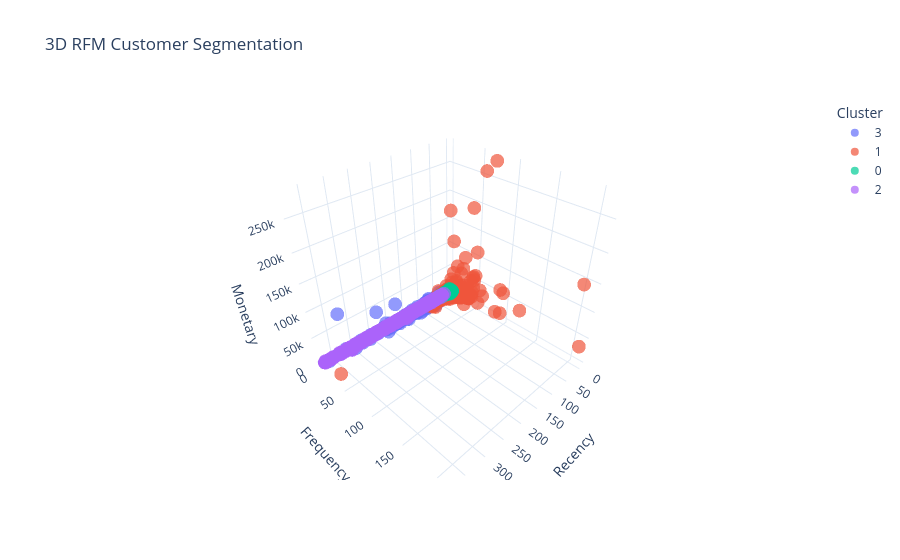

Source (notebook cell):
### Code cell
import plotly.express as px

# 1. Kümeleri İngilizce sektör terimleriyle isimlendirmek için bir harita oluşturuyoruz
segment_map = {
        '1': 'Champions',
        '2': 'Lost Customers',
        '0': 'Potential Customers',
        '3': 'At Risk VIPs'
}

# 2. 'Cluster' sütunundaki rakamları eşleştirip yeni bir 'Segment' sütunu yaratıyoruz
rfm['Segment'] = rfm['Cluster'].map(segment_map)

# 3. Grafiği yeni 'Segment' sütununa göre çizdiriyoruz
fig = px.scatter_3d(
    rfm,
    x='Recency',
    y='Frequency',
    z='Monetary',
    color='Segment',          # Artık 0, 1, 2, 3 yerine isimlendirmeler görünecek
    opacity=0.7,
    title='3D RFM Customer Segmentation'
)

fig.update_layout(template='plotly_white')

fig.show()

### Figure 1 — Plotly figure (JSON) as saved in the notebook; plotly's stock layout.template omitted (floating-point values rounded to 4 significant figures; data arrays with more than 128 entries replaced by an {"elided": "..."} marker saying what was removed)
{"data": [{"hovertemplate": "Cluster=3<br>Recency=%{x}<br>Frequency=%{y}<br>Monetary=%{z}<extra></extra>", "legendgroup": "3", "marker": {"color": "#636efa", "opacity": 0.7, "symbol": "circle"}, "mode": "markers", "name": "3", "scene": "scene", "showlegend": true, "type": "scatter3d", "x": {"elided": "1173 int values"}, "y": {"elided": "1173 int values"}, "z": {"elided": "1173 float values"}}, {"hovertemplate": "Cluster=1<br>Recency=%{x}<br>Frequency=%{y}<br>Monetary=%{z}<extra></extra>", "legendgroup": "1", "marker": {"color": "#EF553B", "opacity": 0.7, "symbol": "circle"}, "mode": "markers", "name": "1", "scene": "scene", "showlegend": true, "type": "scatter3d", "x": {"elided": "717 int values"}, "y": {"elided": "717 int values"}, "z": {"elided": "717 float values"}}, {"hovertemplate": "Cluster=0<br>Recency=%{x}<br>Frequency=%{y}<br>Monetary=%{z}<extra></extra>", "legendgroup": "0", "marker": {"color": "#00cc96", "opacity": 0.7, "symbol": "circle"}, "mode": "markers", "name": "0", "scene": "scene", "showlegend": true, "type": "scatter3d", "x": {"elided": "829 int values"}, "y": {"elided": "829 int values"}, "z": {"elided": "829 float values"}}, {"hovertemplate": "Cluster=2<br>Recency=%{x}<br>Frequency=%{y}<br>Monetary=%{z}<extra></extra>", "legendgroup": "2", "marker": {"color": "#ab63fa", "opacity": 0.7, "symbol": "circle"}, "mode": "markers", "name": "2", "scene": "scene", "showlegend": true, "type": "scatter3d", "x": {"elided": "1619 int values"}, "y": {"elided": "1619 int values"}, "z": {"elided": "1619 float values"}}], "layout": {"legend": {"title": {"text": "Cluster"}, "tracegroupgap": 0}, "scene": {"domain": {"x": [0, 1], "y": [0, 1]}, "xaxis": {"title": {"text": "Recency"}}, "yaxis": {"title": {"text": "Frequency"}}, "zaxis": {"title": {"text": "Monetary"}}}, "title": {"text": "3D RFM Customer Segmentation"}}}
